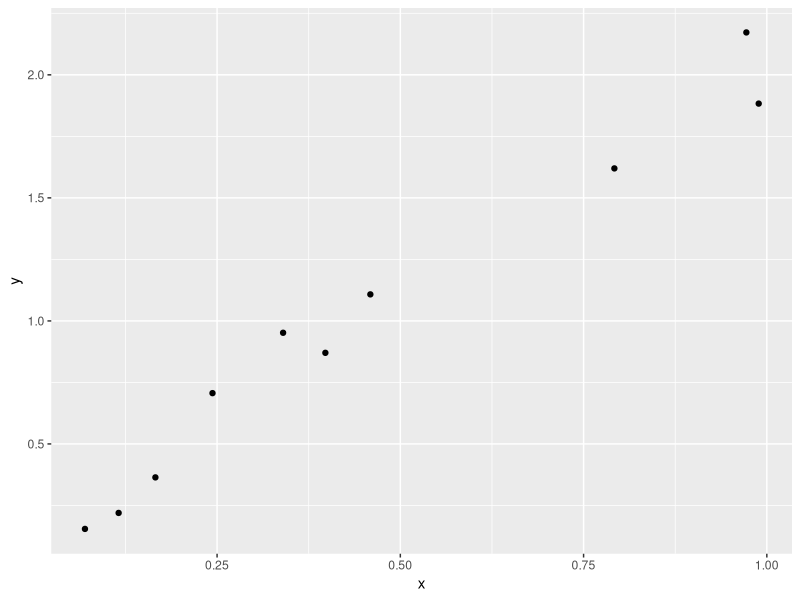
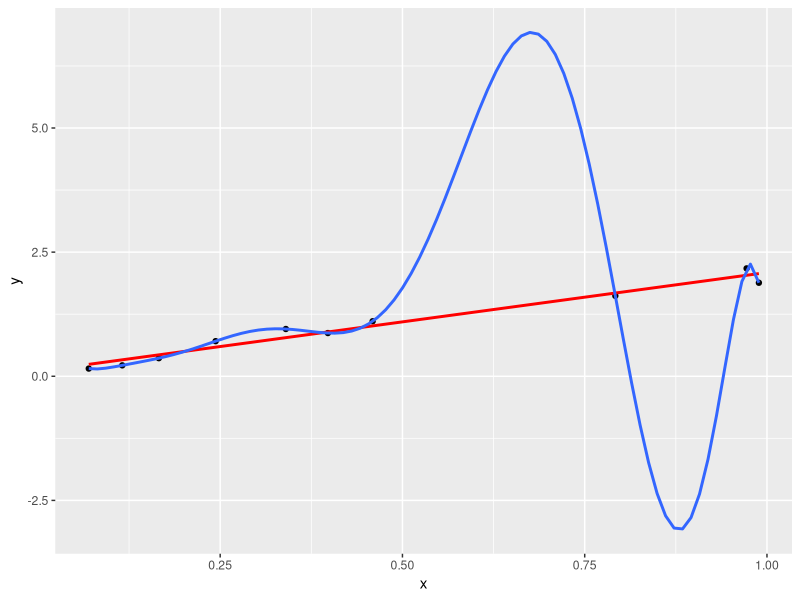
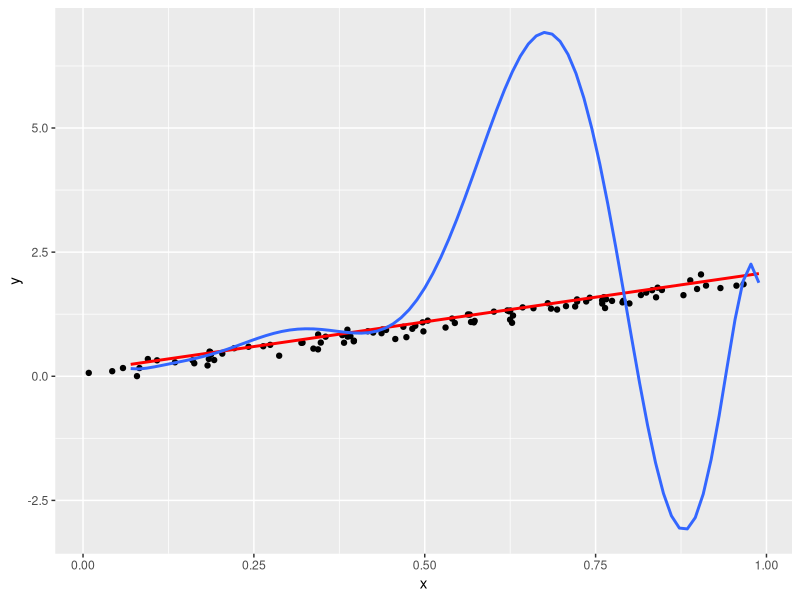

Write R code to recreate these figures, in order.
## ---- chunk 1
library(ggplot2)
library(dplyr)
set.seed(7)
dados <- data_frame(
  x = runif(10),
  y = 2*x + rnorm(10, 0, 0.1)
)
ggplot(dados, aes(x = x, y = y)) + geom_point()
## ---- chunk 2
modelo <- lm(y ~ x, data = dados)
summary(modelo)
## ---- chunk 3
modelo2 <- lm(y ~ poly(x, 9), data = dados)
summary(modelo2)
## ---- chunk 4
ggplot(dados, aes(x = x, y = y)) + geom_point() + 
  geom_smooth(formula = y ~ x, colour = "red", se = FALSE, method = 'lm') +
  geom_smooth(formula = y ~ poly(x, 9), se = FALSE, method = 'lm')
## ---- chunk 5
erro_modelo1 <- mean((dados$y - predict(modelo, newdata = dados))^2)
erro_modelo2 <- mean((dados$y - predict(modelo2, newdata = dados))^2)
erro_modelo1 %>% round(3)
erro_modelo2 %>% round(3)
## ---- chunk 6
dados2 <- data_frame(
  x = runif(100),
  y = 2*x + rnorm(100, 0, 0.1)
)
ggplot(dados2, aes(x = x, y = y)) + geom_point() +
  geom_smooth(data = dados, formula = y ~ x, colour = "red", se = FALSE, method = 'lm') +
  geom_smooth(data = dados, formula = y ~ poly(x, 9), se = FALSE, method = 'lm')
erro_modelo1 <- mean((dados2$y - predict(modelo, newdata = dados2))^2)
erro_modelo2 <- mean((dados2$y - predict(modelo2, newdata = dados2))^2)
erro_modelo1 %>% round(3)
erro_modelo2 %>% round(3)
